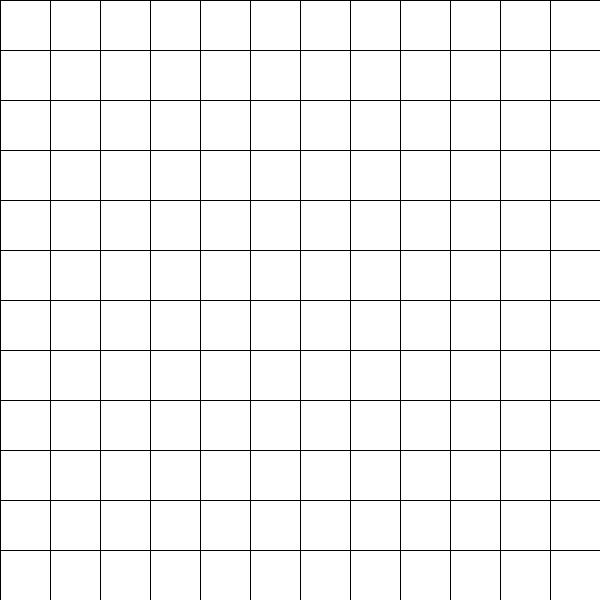
Frame 1 (no input)
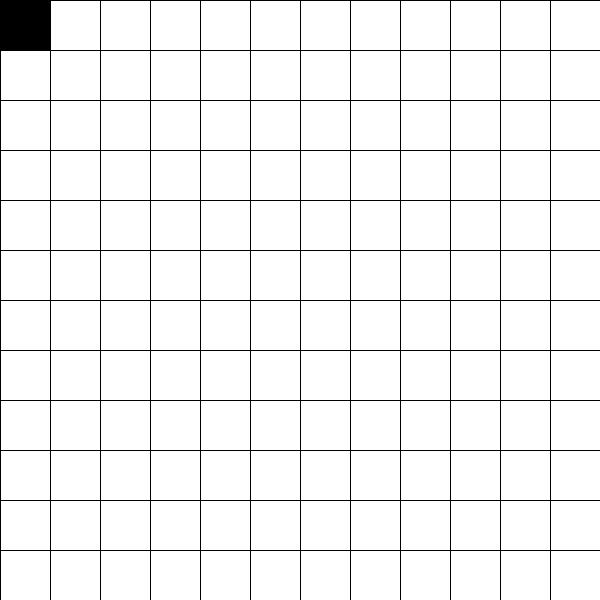
Frame 60 (the mouse pressed at the canvas centre just before this capture)
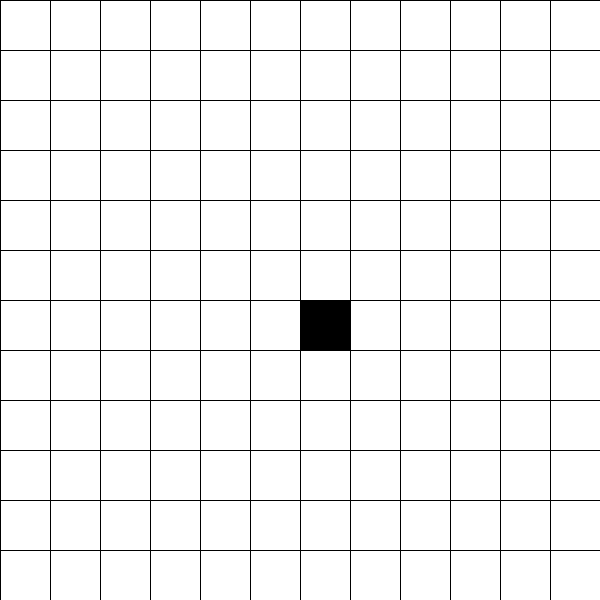
Frame 120 (the mouse held since frame 60 and released just before this capture)

The Processing sketch that drew these frames (run headless with seeded random() and noise(); from frame 60 on, the mouse is pressed at the canvas centre):

// Processing sketch: midterm_prac_array
// ── midterm_prac_array.pde
//you should have a 2d grid of white squares that's opacity changes to black 
//when the mouse hovers over it 

//in this sketch, the grid isn't drawn correctly, and the mouse hovering isn't working
//fix the sketch so that only the square the mouse is over turns black, 
//and the squares are drawn evenly accross the screen

int num = 50; 
int opacity[][] = new int[num][num];


void setup(){
  size(600, 600); 
  
  for(int i = 0; i<num; i++){
    for(int j = 0; j<num; j++){
      opacity[i][j] = 255; 
    }
  }
}

void draw(){
  background(0); 
  
  for(int i = 0; i<num; i++){
    for(int j = 0; j<num; j++){
      fill(255, opacity[i][j]); 
      rect(i*num, j*num, num, num);
      
      if(mouseX >= (i*num) && mouseX<((i+1)*num) && 
      mouseY >= (j*num) && mouseY <((j+1)*num)){
        opacity[i][j] = 0; 
      }else{
        opacity[i][j] = 255; 
      }
      
      //if(opacity[i][j]<255){
      //  opacity[i][j] ++; 
      //}
    }
  }
}
